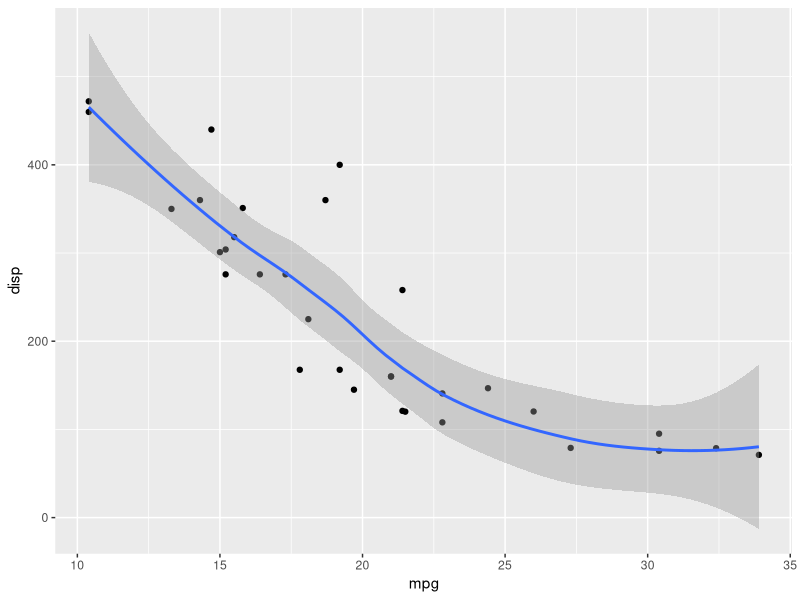

The R script that drew this image:
## ---- chunk 1
if (!require("tidyverse")) install.packages("tidyverse")

mtcars %>%
  ggplot(aes(mpg, disp)) +
  geom_point() +
  geom_smooth()
